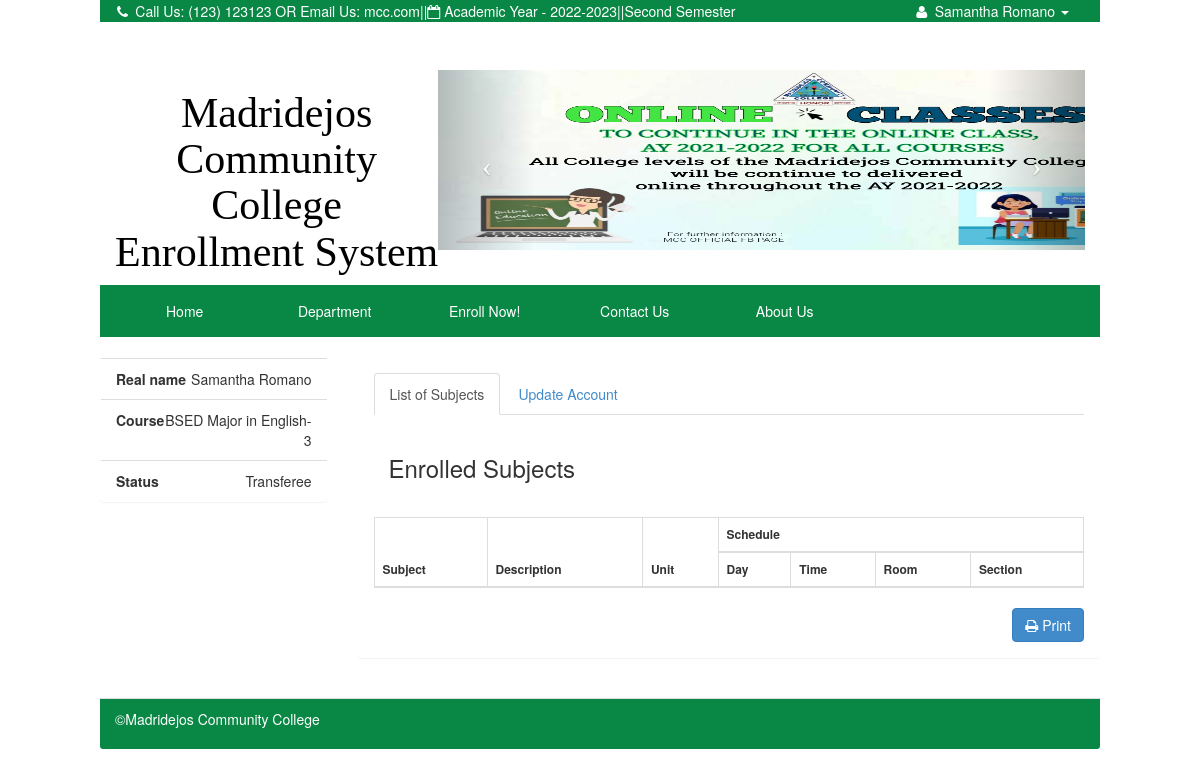
/index.php?q=profile (signed in), run on the app's committed database.
### tables this page shows
CREATE TABLE `tblstudent` (
  `S_ID` int(11) NOT NULL,
  `IDNO` int(20) NOT NULL,
  `FNAME` varchar(40) NOT NULL,
  `LNAME` varchar(40) NOT NULL,
  `MNAME` varchar(40) NOT NULL,
  `SEX` varchar(10) NOT NULL DEFAULT 'Male',
  `BDAY` date NOT NULL,
  `BPLACE` text NOT NULL,
  `STATUS` varchar(30) NOT NULL,
  `AGE` int(30) NOT NULL,
  `NATIONALITY` varchar(40) NOT NULL,
  `RELIGION` varchar(255) NOT NULL,
  `CONTACT_NO` varchar(40) NOT NULL,
  `HOME_ADD` text NOT NULL,
  `ACC_USERNAME` varchar(255) NOT NULL,
  `ACC_PASSWORD` text NOT NULL,
  `student_status` text NOT NULL,
  `YEARLEVEL` int(11) NOT NULL,
  `STUDSECTION` int(11) NOT NULL,
  `COURSE_ID` int(11) NOT NULL,
  `STUDPHOTO` varchar(255) NOT NULL,
  `SEMESTER` varchar(30) NOT NULL,
  `SYEAR` varchar(30) NOT NULL,
  `NewEnrollees` tinyint(1) NOT NULL
);

CREATE TABLE `course` (
  `COURSE_ID` int(11) NOT NULL,
  `COURSE_NAME` varchar(30) NOT NULL,
  `COURSE_LEVEL` varchar(50) NOT NULL DEFAULT '1',
  `COURSE_MAJOR` varchar(30) NOT NULL DEFAULT 'None',
  `COURSE_DESC` varchar(255) NOT NULL,
  `DEPT_ID` int(11) NOT NULL,
  `SETSEMESTER` varchar(90) NOT NULL
);

### index.php (called while the page is built, shortened)
<?php
require_once ("include/initialize.php");
$view = (isset($_GET['q']) && $_GET['q'] != '') ? $_GET['q'] : '';
switch ($view) {
 	case 'profile' :
        $title="Profile";
		break;
}
require_once("theme/templates.php");
?>

### include/database.php (called while the page is built, shortened)
<?php
class Database {
	var $sql_string = '';
	public $conn;
	public function open_connection() {
		$this->conn = mysqli_connect(server,user,pass);
		if(!$this->conn){
			echo "Problem in database connection! Contact administrator!";
			exit();
		}else{
			$db_select = mysqli_select_db($this->conn,database_name);
		}
	}
	function setQuery($sql='') {
		$this->sql_string=$sql;
	}
	function executeQuery() {
		$result = mysqli_query($this->conn,$this->sql_string);
		return $result;
	}
	private function confirm_query($result) {
		return $result;
	}
	function loadSingleResult() {
		$cur = $this->executeQuery();
		while ($row = mysqli_fetch_object($cur)) {
		return $data = $row;
		}
	}
}
$mydb = new Database();
?>

### include/students.php (called while the page is built, shortened)
<?php
require_once(LIB_PATH.DS.'database.php');
class Student {
	protected static  $tblname = "tblstudent";
	function single_student($id=""){
			global $mydb;
			$mydb->setQuery("SELECT * FROM ".self::$tblname."
				Where IDNO= '{$id}' LIMIT 1");
			$cur = $mydb->loadSingleResult();
			return $cur;
	}
}
?>

### include/courses.php (called while the page is built, shortened)
<?php
require_once(LIB_PATH.DS.'database.php');
class Course {
	protected static  $tblname = "course";
	function single_course($id=""){
			global $mydb;
			$mydb->setQuery("SELECT * FROM ".self::$tblname."
				Where COURSE_ID= '{$id}' LIMIT 1");
			$cur = $mydb->loadSingleResult();
			return $cur;
	}
}
?>

### theme/templates.php (shortened to what this page needs)
<!DOCTYPE html>
<html lang="en">
<head>
 <link href="<?php echo web_root; ?>css/bootstrap.min.css" rel="stylesheet">
    <link href="<?php echo web_root; ?>font/css/font-awesome.min.css" rel="stylesheet" type="text/css">
    <link href="<?php echo web_root; ?>css/dataTables.bootstrap.css" rel="stylesheet">
<link href="<?php echo web_root; ?>css/bootstrap-datetimepicker.min.css" rel="stylesheet" media="screen">
 <link href="<?php echo web_root; ?>css/modern.css" rel="stylesheet">
 <link href="<?php echo web_root; ?>css/costum.css" rel="stylesheet">
  <link href="<?php echo web_root; ?>css/ekko-lightbox.css" rel="stylesheet">
</head>
<body style="Pbackground-color:#e0e4e5" >
<div class="navbar-fixed-top navbar-TOPsm  col-md-10    col-md-offset-1"    role="navigation">
  <div class="container">
      <div  class="collapse navbar-collapse  smMenu ">
        <ul class="navbar-nav p navbar-left tooltip-demo" style="margin-left:-8%;">
            <li class="dropdown dropdown-toggle ">
              <a  data-toggle="tooltip" data-placement="left" title="Contact Us"   href="<?php echo web_root.'index.php?q=contact';  ?>">
               <i class="fa fa-phone fa-fw"> </i>  Call Us: (123) 123123 OR Email Us: mcc.com
              </a>
            </li>
            <li><span>    ||    </span></li>
            <li>
             <a  data-toggle="tooltip" data-placement="bottom" title="Academic Year" ><i class="fa fa-calendar-o"></i> Academic Year - <?php echo $_SESSION['SY'] ; ?></a>
            </li>
             <li><span>    ||    </span></li>
           <li>
            <a  data-toggle="tooltip" data-placement="bottom" title="Semester" > <?php echo $_SESSION['SEMESTER'] . ' Semester';?></a>
           </li>
          </ul>
          <ul class="navbar-nav p navbar-right ">
            <?php if (isset($_SESSION['IDNO']) ){
              $student = New Student();
              $singlestudent = $student->single_student($_SESSION['IDNO']);
            ?>
            <li class="dropdown  dropdown-toggle">
               <a class="dropdown-toggle" data-toggle="dropdown" href="#">
                  <i class="fa fa-user fa-fw"></i>
                    <?php echo $singlestudent->FNAME. ' ' . $singlestudent->LNAME ; ?>
                  <i class="caret"> </i>
               </a>
            </li>
          <?php  } else{?>
          <li  class="tooltip-demo"><a data-toggle="tooltip" data-placement="left" title="Enrol Now" href="<?php echo web_root.'index.php?q=enrol'; ?>">Enroll Now!</a></li>
          <?php } ?>
        </ul>
      </div>
  </div>
</div>
  <div class="col-md-10 col-md-offset-1 " >
   <div class="col-md-4">
    <div class="row ">
     <p >
        <a  class="title-logo"  href="<?php echo web_root; ?>index.php" title="">
        <h1 align="center" >Madridejos Community College Enrollment System</h1>
        </a>
    </p>
     </div>
    </div>
    <div class="col-md-8">
     <div class="row ">
        <?php include 'banner.php'; ?>
     </div>
    </div>
   </div>
 <div class="navbar navbar-static-top navbar-magbanua col-md-10    col-md-offset-1 "    role="navigation">
      <div class="container ">
        <div class="collapse navbar-collapse bigMenu"  >
          <ul class="nav navbar-nav menu" style="margin-left:-4%;"    >
            <li class="dropdown dropdown-toggle <?php echo (isset($_GET['q']) && $_GET['q']=='') ? "active" : false;?> ">
              <a href="<?php echo web_root.'index.php'; ?>">Home</a>
            </li>
            <li class="dropdown-toggle <?php echo (isset($_GET['q']) && $_GET['q']=='department') ? "active" : false;?>" >
              <a href="<?php echo web_root.'index.php?q=department'; ?>">Department</a>
            </li>
            <li class="dropdown-toggle <?php echo (isset($_GET['q']) && ($_GET['q']=='enrol' || $_GET['q']=='subject')) ? "active" : false;?>" >
              <a href="<?php echo web_root.'index.php?q=enrol'; ?>">Enroll Now!</a>
            </li>
             <li class="dropdown-toggle <?php echo (isset($_GET['q']) && $_GET['q']=='contact') ? "active" : false;?>">
              <a href="<?php echo web_root.'index.php?q=contact';  ?>">Contact Us</a>
            </li>
           <li class="dropdown-toggle <?php echo (isset($_GET['q']) && $_GET['q']=='about') ? "active" : false;?> ">
             <a href="<?php echo web_root.'index.php?q=about';  ?>">
               About Us
             </a>
          </li>
          </ul>
        </div>
    </div>
  </div>
<div class="col-md-10 col-md-push-1 ">
        <div class="row">
          <div id="page-wrapper">
               <?php
          if($title=='Profile'){
                echo ' <div class="row">';
                require_once $content;
                echo ' </div><br/>';
        }
?>
       </div>
            <footer class="panel-footer" style="background-color:#098744;color:#fff;" >
              <p align="left" >&copy;Madridejos Community College</p>
           </footer>
      </div>
  </div>
</body>
</html>

### student/profile.php (shortened to what this page needs)
<?php
    $student = New Student();
    $res = $student->single_student($_SESSION['IDNO']);
    $course = New Course();
    $resCourse = $course->single_course($res->COURSE_ID);
	?>
  		<div class="col-sm-3">
          <div class="panel">
          <ul class="list-group  ">
               <li class="list-group-item text-right"><span class="pull-left"><strong>Real name</strong></span> <?php echo $res->FNAME .' '.$res->LNAME; ?> </li>
              <li class="list-group-item text-right"><span class="pull-left"><strong>Course</strong></span> <?php echo $resCourse->COURSE_NAME .'-'.$resCourse->COURSE_LEVEL; ?> </li>
               <li class="list-group-item text-right"><span class="pull-left"><strong>Status</strong></span> <?php echo $res->student_status; ?> </li>
          </ul>
        </div>
    </div>
<div class="col-sm-9">
<div class="panel">
  <div class="panel-body">
  <ul class="nav nav-tabs" id="myTab">
    <li class="active"><a href="#home" data-toggle="tab">List of Subjects</a></li>
    <li><a href="#settings" data-toggle="tab">Update Account</a></li>
  </ul>
  <div class="tab-content">
    <div class="tab-pane active" id="home">
    <br/>
    <div class="col-md-12">
     <h3>Enrolled Subjects</h3>
    </div>
      <div class="table-responsive" style="margin-top:5%;">
             <form action="customer/controller.php?action=delete" Method="POST">
            				<table  class="table table-striped table-bordered table-hover "  style="font-size:12px" cellspacing="0"  >
            				  <thead>
            				  	<tr>
                          <th rowspan="2">Subject</th>
                          <th rowspan="2">Description</th>
                          <th rowspan="2">Unit</th>
                          <th colspan="4">Schedule</th>
            				  	</tr>
                        <tr>
                          <th>Day</th>
                          <th>Time</th>
                          <th>Room</th>
                          <th>Section</th>
                        </tr>
            				  </thead>
            				</table>
            		 </form>
                  <form action="student/printschedule.php" method="POST" target="_blank">
                    <div class="row no-print">
                      <div class="col-xs-12">
                       <span class="pull-right"> <button type="submit" name="submit" class="btn btn-primary"  ><i class="fa fa-print"></i> Print</button></span>
                    </div>
                    </div>
                  </form>
              </div>
             </div>
  </div>
 </div>
</div>
</div>

### css/costum.css (style rules this page uses)
body { padding-top: 70px; }
footer { padding-left: 15px; padding-right: 15px; }
.navbar-magbanua { background-color: #098744; border: 1px solid #098744; }
.navbar-magbanua .navbar-nav > li > a { color: #ffffff; }
.navbar-magbanua .navbar-collapse, .navbar-magbanua .navbar-form { border-color: transparent; }
.navbar-TOPsm { background-color: #098744; border: 1px solid #098744; color: white; list-style: none; }
.navbar-TOPsm .navbar-nav > li > a { color: #ffffff; text-decoration: none; list-style: none; }
.navbar-TOPsm .navbar-collapse, .navbar-TOPsm .navbar-form { border-color: transparent; }
.navbar-TOPsm .navbar-nav > .dropdown > a .caret { border-top-color: #ffffff; border-bottom-color: #ffffff; }

### theme/templates.php (style rules this page uses)
.p { color: white; margin-bottom: 0; margin-top: 0; list-style: none; }
.title-logo { color:black; text-decoration:none; font-size: 42px; font-family: "broadway"; padding: 0; margin: 0; top: 0; }
.menu li { left: 0px; width: 150px; padding: 0 3px 0 3px; text-align: center; }

### data on the page
tblstudent: FNAME "Samantha", LNAME "Romano", student_status "Transferee"
course: COURSE_NAME "BSED Major in English", COURSE_LEVEL "3"

### other printed values
$_SESSION['SY'] "2022-2023"
$_SESSION['SEMESTER'] "Second"
